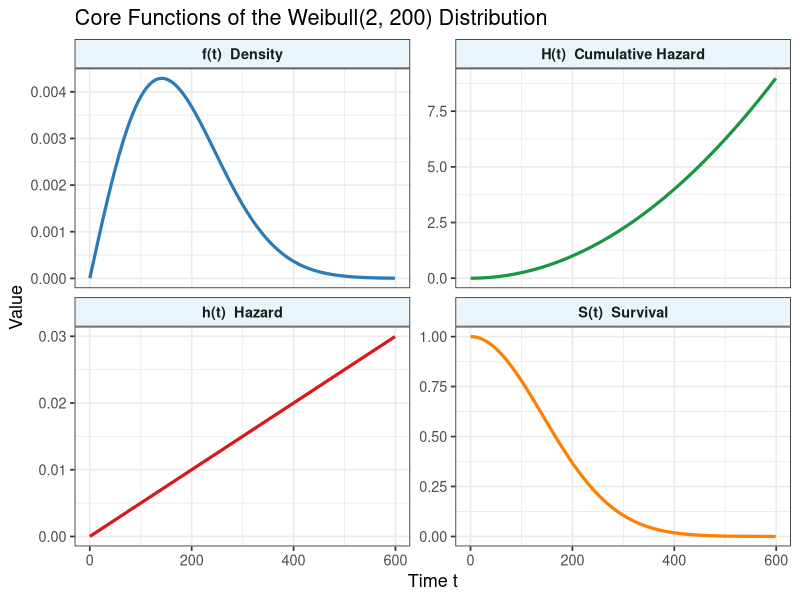
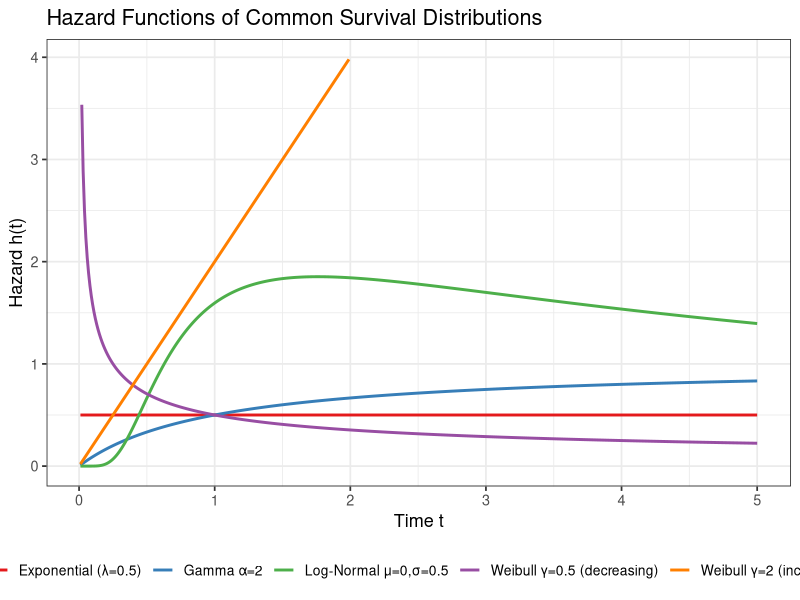

Write R code to recreate these figures, in order.
## ---- chunk 1
#| label: setup-u1dist
#| echo: false
suppressPackageStartupMessages({
  library(ggplot2); library(dplyr); library(knitr)
  library(kableExtra); library(tidyr); library(patchwork)
})
theme_set(theme_bw(base_size = 13))
## ---- chunk 2
#| label: fig-relationships
#| fig-cap: "The four core functions for a Weibull(shape = 2, scale = 200) distribution"
#| fig-align: center
#| fig-width: 9
#| fig-height: 6

t <- seq(0.1, 600, by = 1)
shape <- 2; scale <- 200

df <- data.frame(
  t    = rep(t, 4),
  val  = c(dweibull(t, shape, scale),
           pweibull(t, shape, scale, lower.tail = FALSE),
           dweibull(t,shape,scale)/pweibull(t,shape,scale,lower.tail=FALSE),
           -log(pweibull(t, shape, scale, lower.tail = FALSE))),
  func = rep(c("f(t)  Density","S(t)  Survival",
               "h(t)  Hazard","H(t)  Cumulative Hazard"),
             each = length(t))
)

ggplot(df, aes(x = t, y = val, colour = func)) +
  geom_line(linewidth = 1.1) +
  facet_wrap(~func, scales = "free_y", ncol = 2) +
  scale_colour_manual(values = c("#2C7BB6","#1A9641","#D7191C","#FF7F00")) +
  labs(x = "Time t", y = "Value",
       title = "Core Functions of the Weibull(2, 200) Distribution") +
  theme(legend.position = "none",
        strip.background = element_rect(fill = "#EAF4FB"),
        strip.text = element_text(face = "bold"))
## ---- chunk 3
#| label: fig-hazards
#| fig-cap: "Hazard functions for the major parametric families"
#| fig-align: center
#| fig-width: 9
#| fig-height: 5

t <- seq(0.01, 5, by = 0.01)

hz_df <- data.frame(
  t = rep(t, 5),
  h = c(
    rep(0.5, length(t)),
    
    dweibull(t, shape = 2, scale = 1) /
      pweibull(t, shape = 2, scale = 1, lower.tail = FALSE),
    
    dweibull(t, shape = 0.5, scale = 1) /
      pweibull(t, shape = 0.5, scale = 1, lower.tail = FALSE),
    
    dgamma(t, shape = 2, rate = 1) /
      pgamma(t, shape = 2, rate = 1, lower.tail = FALSE),
    
    dlnorm(t, meanlog = 0, sdlog = 0.5) /
      plnorm(t, meanlog = 0, sdlog = 0.5, lower.tail = FALSE)
  ),
  Distribution = rep(
    c(
      "Exponential (λ=0.5)",
      "Weibull γ=2 (increasing)",
      "Weibull γ=0.5 (decreasing)",
      "Gamma α=2",
      "Log-Normal μ=0,σ=0.5"
    ),
    each = length(t)
  )
)

ggplot(hz_df |> filter(h < 4), aes(x = t, y = h, colour = Distribution)) +
  geom_line(linewidth = 1) +
  scale_colour_brewer(palette = "Set1") +
  labs(title = "Hazard Functions of Common Survival Distributions",
       x = "Time t", y = "Hazard h(t)", colour = NULL) +
  theme(legend.position = "bottom",
        legend.text = element_text(size = 10))
## ---- chunk 4
#| label: tbl-moments
#| tbl-cap: "Mean and variance of standard survival distributions"

dist_tbl <- data.frame(
  Distribution = c("Exponential","Weibull","Gamma","Log-Normal","Gompertz"),
  Mean         = c("$1/\\lambda$",
                   "$\\lambda\\,\\Gamma(1+1/\\gamma)$",
                   "$\\alpha/\\lambda$",
                   "$e^{\\mu + \\sigma^2/2}$",
                   "—"),
  Variance     = c("$1/\\lambda^2$",
                   "$\\lambda^2[\\Gamma(1+2/\\gamma)-\\Gamma^2(1+1/\\gamma)]$",
                   "$\\alpha/\\lambda^2$",
                   "$(e^{\\sigma^2}-1)e^{2\\mu+\\sigma^2}$",
                   "—"),
  Hazard_Shape = c("Constant","Monotone","Non-monotone","Unimodal","Increasing exp.")
)

kbl(dist_tbl, escape = FALSE,
    col.names = c("Distribution","Mean","Variance","Hazard shape"),
    align = "clll") |>
  kable_styling(bootstrap_options = c("striped","hover","condensed"),
                full_width = FALSE, position = "center")
